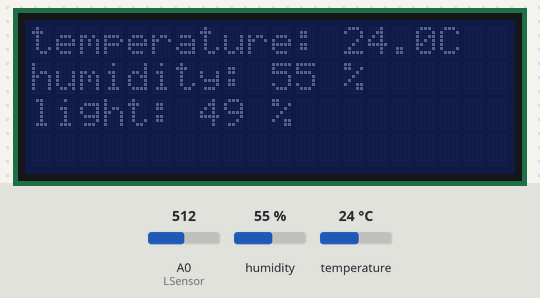
Bench run of a sketch on a simulated Arduino Nano, built with avr-gcc and run on an emulated ATmega328P. On the bench: 20×4 character LCD. Inputs (shaded band) come from the test bench; at power-on: A0 (LSensor) = 512, humidity 55 %, temperature 24 °C. What the sketch prints to the serial monitor is not drawn.

Above: at 1.2 s.
1.3 s: A0 (LSensor) set to 702
At 3.0 s:
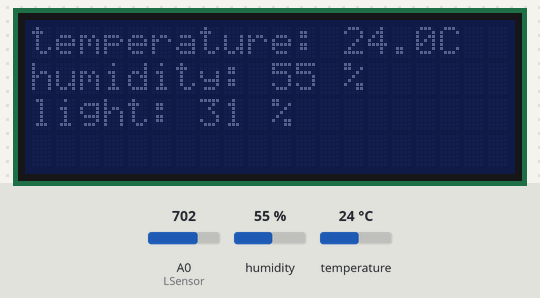
6.8 s: A0 (LSensor) set to 730
At 7.8 s:
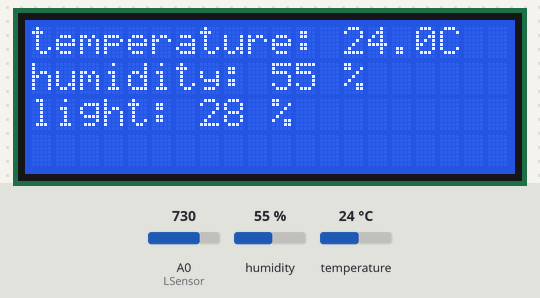
11.0 s: humidity set to 22 %
At 13.5 s:
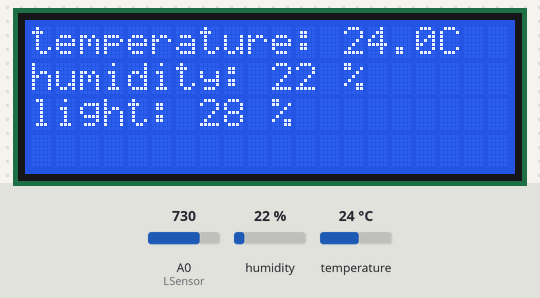
14.2 s: temperature set to 12 °C
At 15.6 s:
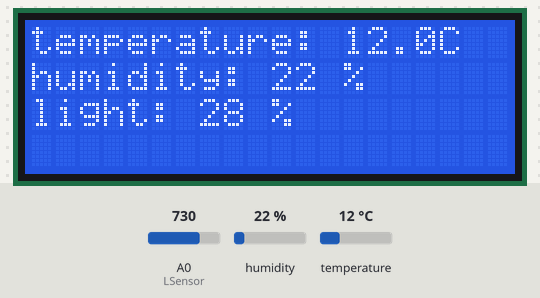
16.3 s: humidity set to 40 %
At 17.5 s:
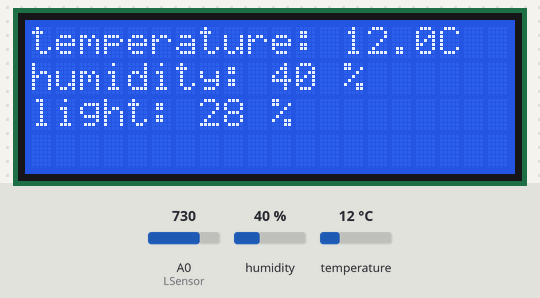
18.4 s: A0 (LSensor) set to 716
Timing chart, 0 to 21.4 s (numbered marks = the images above; inputs shaded):
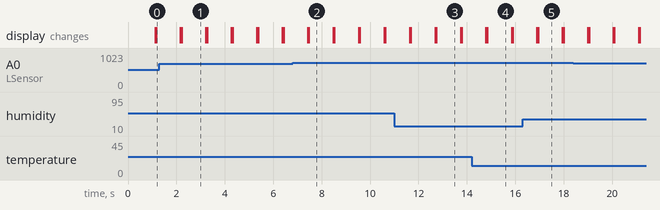

The sketch:

main.ino
```cpp
#include <LiquidCrystal_I2C.h>
#include <DHT.h>

const int LSensor = A0;

#define DHTPIN 12
#define DHTTYPE DHT22
DHT dht(DHTPIN, DHTTYPE);

LiquidCrystal_I2C lcd(0x27 , 20 , 4);

void setup() {
  // put your setup code here, to run once:
  lcd.init();
  lcd.backlight();
  dht.begin();
  Serial.begin(9600);
}

void loop() {
  // put your main code here, to run repeatedly:

  float temp = dht.readTemperature();
  int hum = dht.readHumidity();

  if (isnan(temp) || isnan(hum)) {
    Serial.println("Error reading DHT");
    return;
  }

  int light = 1023 - analogRead(LSensor);
  light = light * 0.097;

  lcd.setCursor(0,0);
  lcd.print("temperature:");
  lcd.setCursor(13,0);
  lcd.print(temp);
  lcd.setCursor(17,0);
  lcd.print("C");

  lcd.setCursor(0,1);
  lcd.print("humidity:");
  lcd.setCursor(10,1);
  lcd.print(hum);
  lcd.setCursor(13,1);
  lcd.print("%");

  lcd.setCursor(0,2);
  lcd.print("light:");
  lcd.setCursor(7,2);
  lcd.print(light);
  lcd.setCursor(10,2);
  lcd.print("%");

  Serial.print("Temp=");
  Serial.print(temp);
  Serial.print(" Hum=");
  Serial.print(hum);
  Serial.print(" Light=");
  Serial.println(light);

  if(light < 30){
    lcd.backlight();
  }
  else{
    lcd.noBacklight();
  }

  delay(1000);
  lcd.clear();
}
```

Measured:
- the behaviour switches between 713 and 714 on A0 (LSensor) (found by bisection; images 1 and 2)
- after the input at 1.3 s, the display: first differs from a run without the input after 0.92 s (image 1)
- after the input at 6.8 s, the display: first differs from a run without the input after 0.68 s (image 2)
- after the input at 11.0 s, the display: first differs from a run without the input after 1.7 s (image 3)
- after the input at 14.2 s, the display: first differs from a run without the input after 0.64 s (image 4)
- after the input at 16.3 s, the display: first differs from a run without the input after 0.64 s (image 5)
- what the display in image 1 shows lasts 1.0 s, from 2.2 s to 3.2 s
